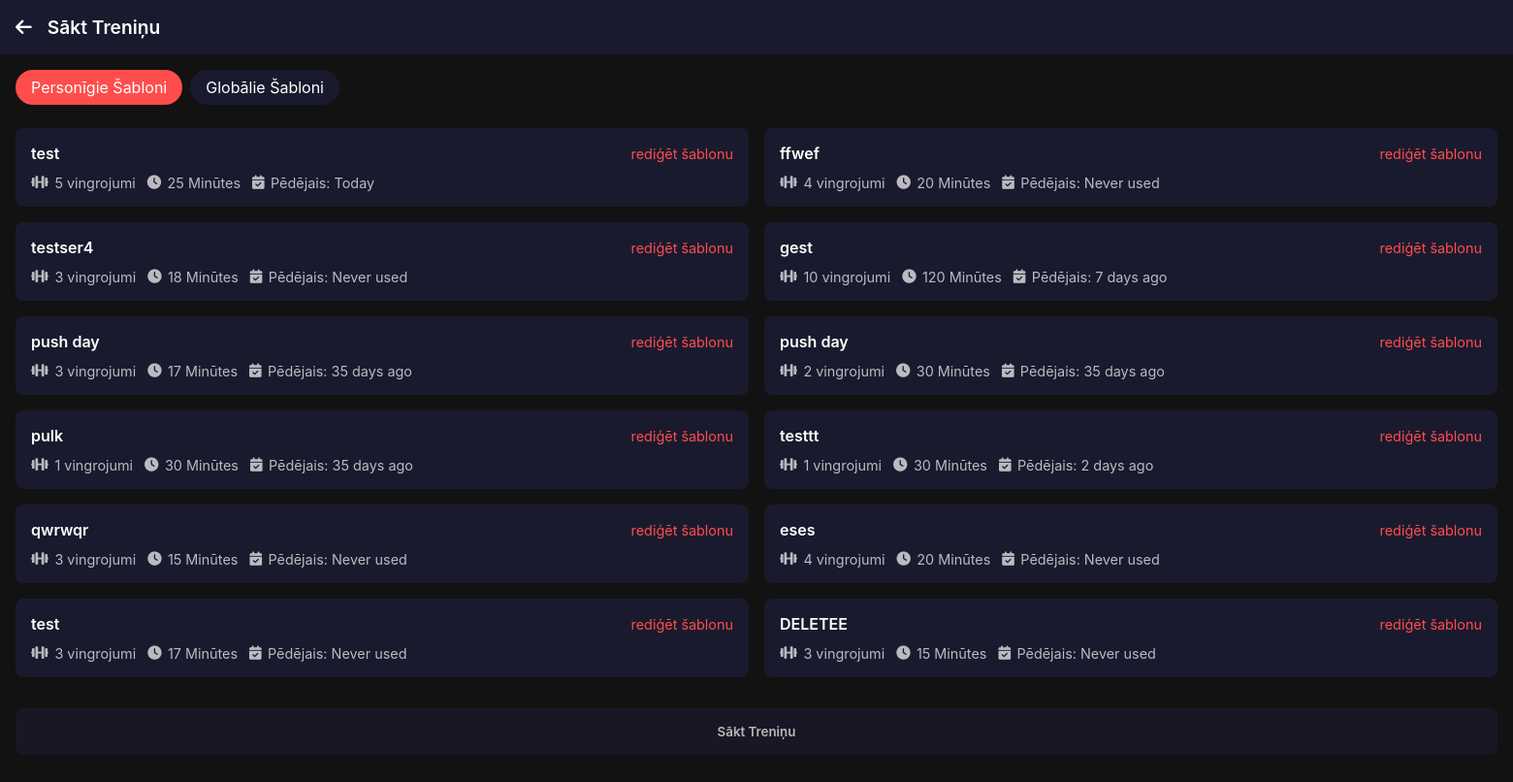
The app's page /profile/mobile-workout.php (signed in) with its own data.
### tables this page shows
CREATE TABLE `workout_templates` (
  `id` int NOT NULL,
  `name` varchar(255) NOT NULL,
  `description` text,
  `difficulty` varchar(50) DEFAULT NULL,
  `estimated_time` int DEFAULT NULL,
  `rest_time` float DEFAULT '1',
  `category` varchar(50) DEFAULT NULL,
  `user_id` int DEFAULT NULL,
  `created_at` datetime DEFAULT NULL,
  `updated_at` datetime DEFAULT NULL
);

### profile/languages.php (called while the page is built, shortened)
<?php
function t($key, $lang = null) {
    global $translations;
    if ($lang === null) {
        $lang = $_SESSION["language"] ?? 'en';
    }
    return $translations[$lang][$key] ?? $key;
}

### profile/workout_functions.php (called while the page is built, shortened)
<?php
function tableExists($conn, $tableName) {
    $result = mysqli_query($conn, "SHOW TABLES LIKE '$tableName'");
    return mysqli_num_rows($result) > 0;
}
?>

### profile/mobile-workout.php (the view, shortened to what this page needs)
<?php
require_once '../assets/db_connection.php';
require_once 'workout_functions.php';
require_once 'languages.php';
$user_id = $_SESSION["user_id"];
$debug_info = [];
try {
    if (tableExists($conn, 'workout_templates')) {
        $templates_query = "SELECT wt.*, COUNT(wte.id) as exercise_count,
                          wt.estimated_time,
                          (SELECT MAX(created_at) FROM workouts WHERE template_id = wt.id AND user_id = ?) as last_used
                          FROM workout_templates wt
                          LEFT JOIN workout_template_exercises wte ON wt.id = wte.workout_template_id
                          WHERE wt.user_id = ?
                          GROUP BY wt.id
                          ORDER BY wt.created_at DESC";
        $stmt = mysqli_prepare($conn, $templates_query);
        mysqli_stmt_bind_param($stmt, "ii", $user_id, $user_id);
        mysqli_stmt_execute($stmt);
        $templates = mysqli_stmt_get_result($stmt);
    } else {
        $templates = false;
        $debug_info['error'] = 'workout_templates table does not exist';
    }
} catch (Exception $e) {
    error_log("Error fetching personal workout templates: " . $e->getMessage());
    $templates = false;
    $debug_info['personal_error'] = $e->getMessage();
}
function formatLastUsed($lastUsedDate) {
    if (!$lastUsedDate) return "Never used";
    $lastUsed = new DateTime($lastUsedDate);
    $now = new DateTime();
    $diff = $now->diff($lastUsed);
    if ($diff->days == 0) {
        return "Today";
    } elseif ($diff->days == 1) {
        return "Yesterday";
    } else {
        return $diff->days . " days ago";
    }
}
?>
<!DOCTYPE html>
<html lang="<?php echo $_SESSION["language"] ?? 'en'; ?>">
<head>
    <link href="https://cdnjs.cloudflare.com/ajax/libs/font-awesome/6.0.0/css/all.min.css" rel="stylesheet">
    <link href="../assets/css/variables.css" rel="stylesheet">
    <link href="../assets/css/mobile-workout.css" rel="stylesheet">
</head>
<body class="mw-body">
    <div class="mw-step-container" id="mw-step1">
        <div class="mw-container">
            <div class="mw-header">
                <button class="mw-back-button" onclick="window.history.back()">
                    <i class="fas fa-arrow-left"></i>
                </button>
                <div class="mw-header-title"><?php echo t('start_workout'); ?></div>
            </div>
            <div class="mw-content step1-content">
                <div class="mw-tabs">
                    <div class="mw-tab active" data-category="personal"><?php echo t('personal_templates'); ?></div>
                    <div class="mw-tab" data-category="global"><?php echo t('global_templates'); ?></div>
                </div>
                <div class="mw-templates">
                    <?php if ($templates && mysqli_num_rows($templates) > 0): ?>
                        <?php while ($template = mysqli_fetch_assoc($templates)):
                            $lastUsed = formatLastUsed($template['last_used']);
                        ?>
                            <div class="mw-template-card" data-id="<?php echo $template['id']; ?>" data-name="<?php echo htmlspecialchars($template['name']); ?>" data-category="personal">
                                <div class="mw-template-header">
                                    <div class="mw-template-title"><?php echo htmlspecialchars($template['name']); ?></div>
                                    <a href="workout-templates.php?edit=<?php echo $template['id']; ?>" class="mw-template-edit"><?php echo t('edit_template'); ?></a>
                                </div>
                                <div class="mw-template-meta">
                                    <div class="mw-template-meta-item">
                                        <i class="fas fa-dumbbell"></i>
                                        <span><?php echo $template['exercise_count']; ?> <?php echo t('exercises'); ?></span>
                                    </div>
                                    <div class="mw-template-meta-item">
                                        <i class="fas fa-clock"></i>
                                        <span><?php echo $template['estimated_time'] ?? '45'; ?> <?php echo t('minutes'); ?></span>
                                    </div>
                                    <div class="mw-template-meta-item">
                                        <i class="fas fa-calendar-check"></i>
                                        <span><?php echo t('last'); ?>: <?php echo $lastUsed; ?></span>
                                    </div>
                                </div>
                            </div>
                        <?php endwhile; ?>
                    <?php endif; ?>
                </div>
                <div class="mw-begin-workout-container">
                    <button id="mw-begin-workout-btn" disabled><?php echo t('begin_workout'); ?></button>
                </div>
            </div>
        </div>
    </div>
</body>
</html>

### assets/css/variables.css (style rules this page uses)
:root { --primary: #ff4d4d; --primary-light: #4cc9f0; --primary-dark: #3a56d4; --secondary: #f72585; --secondary-light: #ff5c8a; --success: #06d6a0; --warning: #ffd166; --danger: #ef476f; --info: #2196f3; --dark: #0f0f1a; --dark-card: #1a1a2e; --dark-card-hover: #2a2a2a; --dark-bg: #121212; --gray-dark: #2b2b3d; --gray-light: rgba(255, 255, 255, 0.7); --gray-100: #f5f5f5; --gray-200: #eeeeee; --gray-300: #dddddd; --gray-400: #cccccc; --gray-500: #aaaaaa; --gray-600: #888888; --gray-700: #666666; --gray-800: #444444; --gray-900: #222222; --text-light: #ffffff; --text-gray: #a0a0a0; --text-muted: #707070; --text-primary: #e0e0e0; --text-secondary: #a0a0a0; --gradient-blue: linear-gradient(135deg, var(--primary-dark), var(--primary-light)); --gradient-purple: linear-gradient(135deg, #9d4edd, #c77dff); --gradient-pink: linear-gradient(135deg, var(--secondary), var(--secondary-light)); --gradient-green: linear-gradient(135deg, var(--success), #64dfdf); --gradient-orange: linear-gradient(135deg, #fb8500, #ffb703); --font-family-base: 'Inter', -apple-system, BlinkMacSystemFont, 'Segoe UI', Roboto, Oxygen, Ubuntu, Cantarell, 'Open Sans', 'Helvetica Neue', sans-serif; --font-family-heading: 'Koulen', 'Inter', sans-serif; --font-family-mono: SFMono-Regular, Menlo, Monaco, Consolas, "Liberation Mono", "Courier New", monospace; --font-size-xs: 0.75rem; --font-size-sm: 0.875rem; --font-size-base: 1rem; --font-size-lg: 1.125rem; --font-size-xl: 1.25rem; --font-size-2xl: 1.5rem; --font-size-3xl: 1.875rem; --font-size-4xl: 2.25rem; --font-size-5xl: 3rem; --font-size-6xl: 4rem; --font-weight-light: 300; --font-weight-normal: 400; --font-weight-medium: 500; --font-weight-semibold: 600; --font-weight-bold: 700; --line-height-none: 1; --line-height-tight: 1.25; --line-height-snug: 1.375; --line-height-normal: 1.5; --line-height-relaxed: 1.625; --line-height-loose: 2; --letter-spacing-tighter: -0.05em; --letter-spacing-tight: -0.025em; --letter-spacing-normal: 0; --letter-spacing-wide: 0.025em; --letter-spacing-wider: 0.05em; --letter-spacing-widest: 0.1em; --space-xs: 0.25rem; --space-sm: 0.5rem; --space-md: 1rem; --space-lg: 1.5rem; --space-xl: 2rem; --space-2xl: 2.5rem; --space-3xl: 3rem; --space-4xl: 4rem; --space-5xl: 6rem; --sidebar-width: 280px; --header-height: 80px; --footer-height: auto; --container-max-width: 1200px; --container-padding: var(--space-md); --border-radius-sm: 0.25rem; --border-radius-md: 0.375rem; --border-radius-lg: 0.5rem; --border-radius-xl: 1rem; --border-radius-2xl: 1.5rem; --border-radius-full: 9999px; --border-width-thin: 1px; --border-width-medium: 2px; --border-width-thick: 3px; --border-color: rgba(255, 255, 255, 0.1); --shadow-sm: 0 4px 6px rgba(0, 0, 0, 0.1); --shadow-md: 0 10px 20px rgba(0, 0, 0, 0.15); --shadow-lg: 0 10px 25px rgba(0, 0, 0, 0.2); --shadow-xl: 0 20px 25px -5px rgba(0, 0, 0, 0.1), 0 10px 10px -5px rgba(0, 0, 0, 0.04); --shadow-2xl: 0 25px 50px -12px rgba(0, 0, 0, 0.25); --shadow-inner: inset 0 2px 4px 0 rgba(0, 0, 0, 0.06); --z-index-dropdown: 1000; --z-index-sticky: 1020; --z-index-fixed: 1030; --z-index-modal-backdrop: 1040; --z-index-modal: 1050; --z-index-popover: 1060; --z-index-tooltip: 1070; --transition: all 0.3s cubic-bezier(0.25, 0.8, 0.25, 1); --transition-fast: 0.15s ease; --transition-base: 0.3s ease; --transition-slow: 0.5s ease; --button-padding-y: 0.75rem; --button-padding-x: 1.5rem; --button-font-size: var(--font-size-base); --button-font-weight: var(--font-weight-medium); --button-border-radius: var(--border-radius-md); --button-focus-width: 0.2rem; --input-padding-y: 0.75rem; --input-padding-x: 1rem; --input-font-size: var(--font-size-base); --input-line-height: var(--line-height-normal); --input-border-width: 1px; --input-border-radius: var(--border-radius-md); --input-focus-border-color: var(--primary); --input-focus-box-shadow: 0 0 0 0.2rem rgba(67, 97, 238, 0.25); --card-border-width: 0; --card-border-radius: var(--border-radius-lg); --card-padding: var(--space-lg); --card-bg: var(--dark-card); --card-shadow: var(--shadow-md); }

### records on screen
workout_templates: name "test", exercise_count "5", estimated_time "25", lastUsed "Today"
workout_templates: name "ffwef", exercise_count "4", estimated_time "20", lastUsed "Never used"
workout_templates: name "testser4", exercise_count "3", estimated_time "18", lastUsed "Never used"
workout_templates: name "gest", exercise_count "10", estimated_time "120", lastUsed "7 days ago"
workout_templates: name "push day", exercise_count "3", estimated_time "17", lastUsed "35 days ago"
workout_templates: name "push day", exercise_count "2", estimated_time "30", lastUsed "35 days ago"
workout_templates: name "pulk", exercise_count "1", estimated_time "30", lastUsed "35 days ago"
workout_templates: name "testtt", exercise_count "1", estimated_time "30", lastUsed "2 days ago"
workout_templates: name "qwrwqr", exercise_count "3", estimated_time "15", lastUsed "Never used"
workout_templates: name "eses", exercise_count "4", estimated_time "20", lastUsed "Never used"
workout_templates: name "test", exercise_count "3", estimated_time "17", lastUsed "Never used"
workout_templates: name "DELETEE", exercise_count "3", estimated_time "15", lastUsed "Never used"

### other values on screen
t('start_workout') "Sākt Treniņu"
t('personal_templates') "Personīgie Šabloni"
t('global_templates') "Globālie Šabloni"
t('begin_workout') "Sākt Treniņu"
